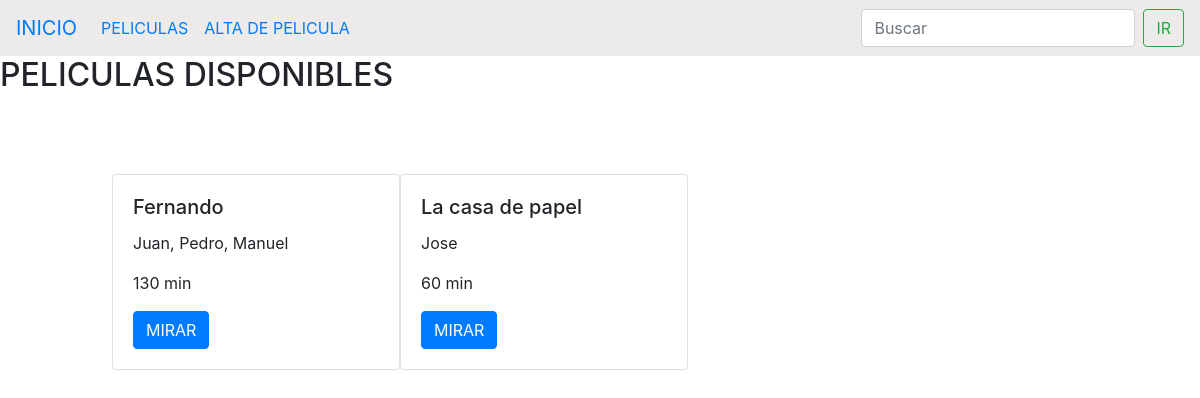
Before: /peliculas/ with the older database file.
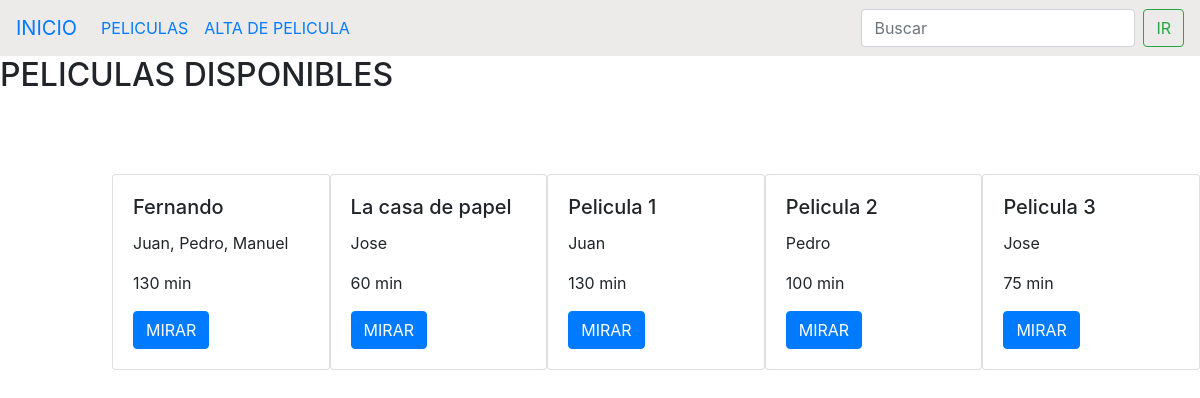
After: the same page with the newer database file.
### pelicula/models.py (models this page shows)
class Movie(models.Model):
    nombre = models.CharField(max_length=40)
    duracionminutos = models.IntegerField()
    actores = models.CharField(max_length=100)
    creacion =  models.IntegerField()
    SKU = models.CharField(max_length=30, unique=True)
    active = models.BooleanField(default=True)
    class Meta:
        verbose_name = 'pelicula'
        verbose_name_plural = 'peliculas'

### pelicula/views.py (the view)
# urls.py: path('', products, name = 'products'),
def products(request):
    print(request.method)
    productos = Movie.objects.all()
    context = {'productos':productos}
    return render(request, 'peliculas.html', context=context)

### templates/peliculas.html
{% extends 'base.html' %}
{% block contenido %}
<h2>PELICULAS DISPONIBLES</h2>
<div class="d-flex" style="margin-top:5rem; margin-left:7rem">
    {% for product in productos %}
    <div class="card" style="width: 18rem;">
        <div class="card-body">
            <h5 class="card-title">{{product.nombre}}</h5>
            <p class="card-text">{{product.actores}}</p>
            <p class="card-text">{{product.duracionminutos}} min</p>
            <a href="#" class="btn btn-primary">MIRAR</a>
        </div>
    </div>
    {% endfor %}
</div>
{% endblock %}

### templates/base.html (shortened to what this page needs)
<!DOCTYPE html>
<html lang="en">
<head>
    <link rel="stylesheet" href="https://cdn.jsdelivr.net/npm/bootstrap@4.6.1/dist/css/bootstrap.min.css"
>
</head>
<body>
    <nav class="navbar navbar-expand-lg navbar " style="background: rgb(237, 234, 234);">
        <a class="navbar-brand" href="/">INICIO</a>
        <div class="collapse navbar-collapse" id="navbarSupportedContent">
            <ul class="navbar-nav mr-auto">
                <li class="nav-item">
                    <a class="nav-link" href="/peliculas/">PELICULAS</a>
                </li>
                <li class="nav-item">
                    <a class="nav-link" href="/peliculas/crear-peliculas/">ALTA DE PELICULA</a>
                </li>
            </ul>
            <form class="form-inline my-2 my-lg-0" action = "/peliculas/buscar-peliculas/" method = "GET">
                <input class="form-control mr-sm-2" type="text" placeholder="Buscar" aria-label="Search" name = 'search'>
                <button class="btn btn-outline-success my-2 my-sm-0" type="submit">IR</button>
            </form>
        </div>
    </nav>
    {% block contenido %}
    {% endblock %}
</body>
</html>

Changed rows visible on the page:
added Movie: nombre "Pelicula 1", actores "Juan", duracionminutos "130"
added Movie: nombre "Pelicula 2", actores "Pedro", duracionminutos "100"
added Movie: nombre "Pelicula 3", actores "Jose", duracionminutos "75"
